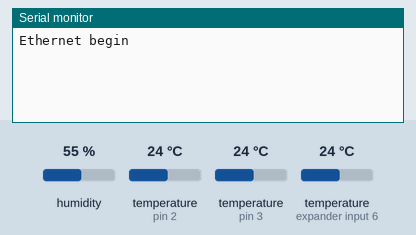
Simulated run of this sketch. Board: Arduino Uno, built with avr-gcc and run on an emulated ATmega328P. Parts: the last lines printed to the serial monitor. The test bench sets the inputs (shaded band); at power-on: humidity 55 %, temperature (sensors on pin 2, expander input 6, pin 3) 24 °C. WiFi joins after 1.5 s; servers stay silent unless stated; uploads are accepted with an empty reply.

Above: at 2.7 s.
2.8 s: humidity set to 22 %
At 12.3 s:
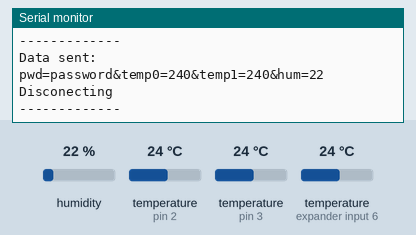
16.7 s: temperature (sensor on pin 2) set to 12 °C
At 22.3 s:
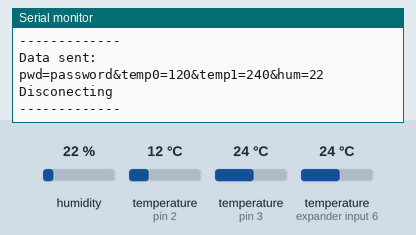
30.6 s: temperature (sensor on expander input 6) set to 12 °C
At 42.2 s:
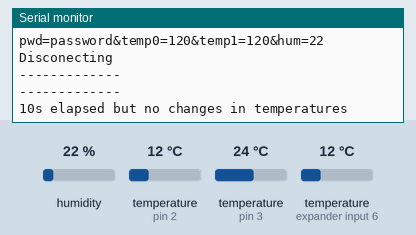
44.5 s: temperature (sensor on pin 2) set to 19 °C
At 52.4 s:
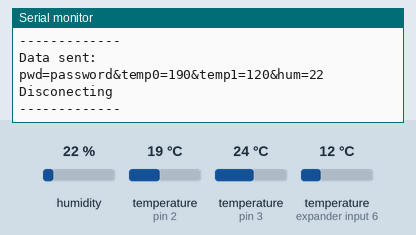
58.4 s: temperature (sensor on expander input 6) set to 19 °C
At 62.4 s:
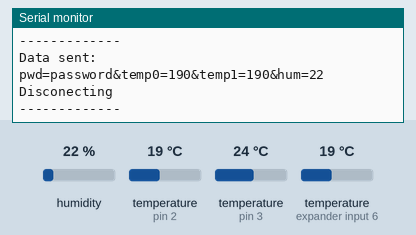
Timing chart, 0 to 63.9 s (numbered marks = the images above; inputs shaded):
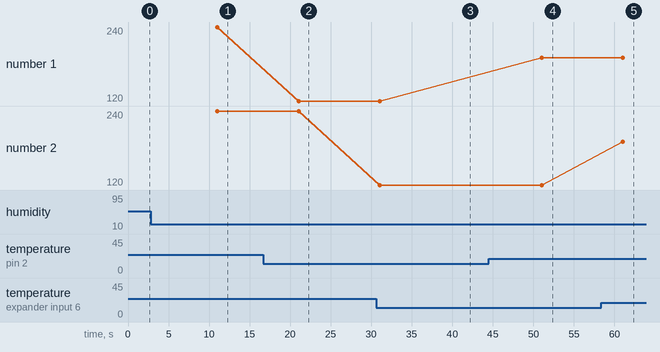

Measured:
- after the input at 2.8 s, the serial monitor: prints a new line after 8.2 s (image 1)
- after the input at 16.7 s, the serial monitor: prints a new line after 4.3 s (image 2)
- after the input at 30.6 s, the serial monitor: prints a new line after 0.42 s (image 3)
- after the input at 44.5 s, the serial monitor: prints a new line after 6.5 s (image 4)
- after the input at 58.4 s, the serial monitor: prints a new line after 2.6 s (image 5)
- plotted number 1: 240 → 120 after the input at 16.7 s, 120 → 190 after the input at 44.5 s
- plotted number 2: 240 → 120 after the input at 30.6 s, 120 → 190 after the input at 58.4 s

The sketch:

arduino-client.ino
```cpp
#include <Ethernet.h>
#include <SPI.h>
#include <OneWire.h>
#include <DallasTemperature.h>
#include "DHT.h"

// Definition of ONE Wire
#define ONE_WIRE_BUS 2
OneWire oneWire(ONE_WIRE_BUS);
DallasTemperature sensors(&oneWire);

// Definition of DHT11
#define DHTPIN 3
#define DHTTYPE DHT11
DHT dht(DHTPIN, DHTTYPE);

byte mac[] = { 0x00, 0xAA, 0xBB, 0xCC, 0xDE, 0x02 }; // RESERVED MAC ADDRESS
EthernetClient client;

long previousMillis = 0;
long interval = 10000; // READING & sending INTERVAL

String data;
int t = 0;
int temp0, temp1, LastTemp0, LastTemp1 = 0;
int wrongTemp85 = 850;
int wrongTemp127 = -1270;

void setup() {
  Serial.begin(9600);
  Serial.println("Ethernet begin");
  if (Ethernet.begin(mac) == 0) {
    Serial.println("Failed to configure Ethernet using DHCP");
  }
  data = "";
  sensors.begin();
  dht.begin();

}

void loop() {
  if (millis() - previousMillis >= interval) { // READ ONLY ONCE PER INTERVAL
    previousMillis = millis();
    sensors.requestTemperatures();


    temp0 = sensors.getTempCByIndex(0) * 10;
    temp1 = sensors.getTempCByIndex(1) * 10;
    if (temp0 != wrongTemp127 || temp1 != wrongTemp127 || temp1 != wrongTemp85 || temp1 != wrongTemp85) { //checking for bad temperatures (errors)

      if (LastTemp0 != temp0 || LastTemp1 != temp1 )
      {
        LastTemp0 = temp0;
        LastTemp1 = temp1;
        int h = dht.readHumidity();

        data = "pwd=";
        data += "password"; //your password
        data += "&temp0=";
        data += temp0;
        data += "&temp1=";
        data += temp1;
        data += "&hum=";
        data += h;

        //Serial.println(data); //for debugging
        if (client.connect("www.your webserver ", 80)) {          // REPLACE WITH YOUR SERVER ADDRESS
          client.println("POST /link/to/your/add.php HTTP/1.1");  //where is php code saved
          client.println("Host:<your webserver>");                // SERVER ADDRESS HERE TOO
          client.println("Content-Type: application/x-www-form-urlencoded");
          client.print("Content-Length: ");
          client.println(data.length());
          client.println();
          client.print(data);
          Serial.println("-------------");
          Serial.println("Data sent: ");	Serial.println(data);
        } else {
          Serial.print("Not connected");
        }

        if (client.connected()) {
          Serial.println("Disconecting");
          client.stop();	// DISCONNECT FROM THE SERVER
        }

        Serial.println("-------------");
      } else {
        Serial.println("-------------");
        Serial.println("10s elapsed but no changes in temperatures");
      }
    } else {
      Serial.println("Error: -127 or 85");
    }
  }
}
```
